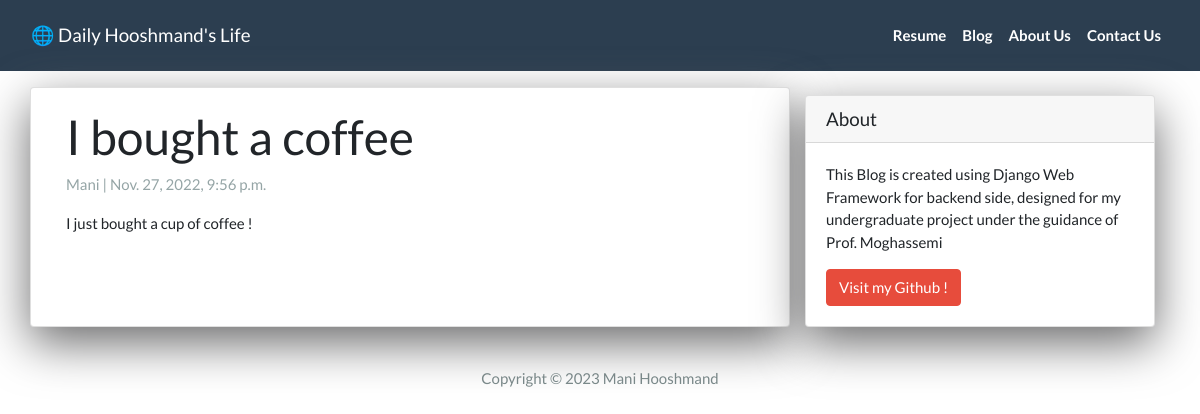
Page /coffee/ on the committed database.
### DH_App/models.py (models this page shows)
class Post(models.Model):
    title =  models.CharField(max_length=200, unique=True)
    slug =   models.SlugField(max_length=200, unique=True)
    image = models.ImageField(upload_to='media',blank=True, null=True)
    author = models.ForeignKey(User, on_delete=models.CASCADE, related_name='blog_posts')
    created_on = models.DateTimeField(auto_now_add=True)
    updated_on = models.DateTimeField(auto_now=True)
    content = models.TextField()
    status = models.IntegerField(choices=STATUS, default=0)

### DH_App/views.py (the view)
# urls.py: path('<slug:slug>/', views.DetailView.as_view(), name="post_detail"),
class DetailView(generic.DetailView):
  model = Post
  template_name = 'post_detail.html'

### DH_App/templates/post_detail.html (shortened to what this page needs)
{% extends 'base.html' %}
{% block content %}
<div class="container">
  <div class="row">
    <div class="col-md-8 card mb-4  mt-3 left  top">
      <div class="card-body">
        <h1>{% block title %} {{ object.title }} {% endblock title %}</h1>
        <p class=" text-muted">{{ post.author }} | {{ post.created_on }}</p>
        <p class="card-text ">{{ object.content | safe }}</p>
      </div>
    </div>
    {% block sidebar %} {% include 'sidebar.html' %} {% endblock sidebar %}
  </div>
</div>
{% endblock content %}

### DH_App/templates/sidebar.html (style rules this page uses)
.card { box-shadow: 0 16px 48px #6a6a6b; }

### rows in the picture
Post: title "I bought a coffee", author "Mani", created_on "Nov. 27, 2022, 9:56 p.m.", content "I just bought a cup of coffee !"
